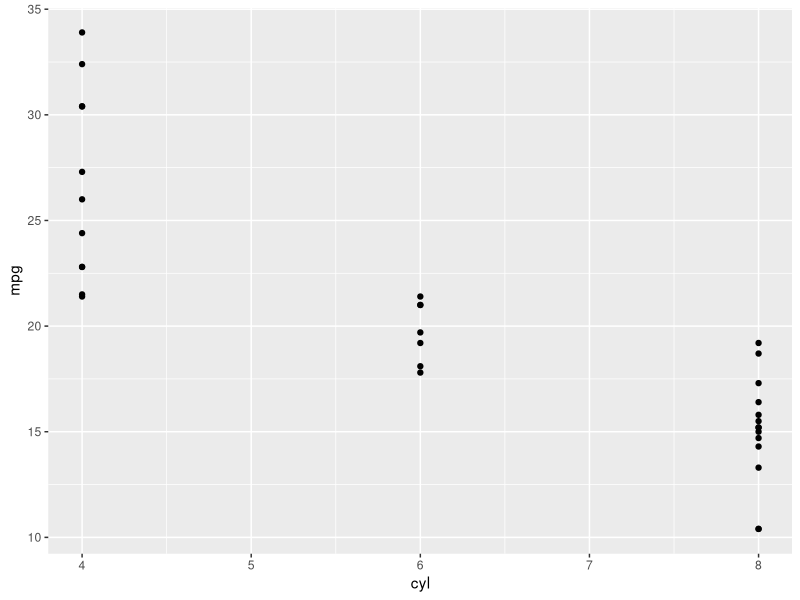
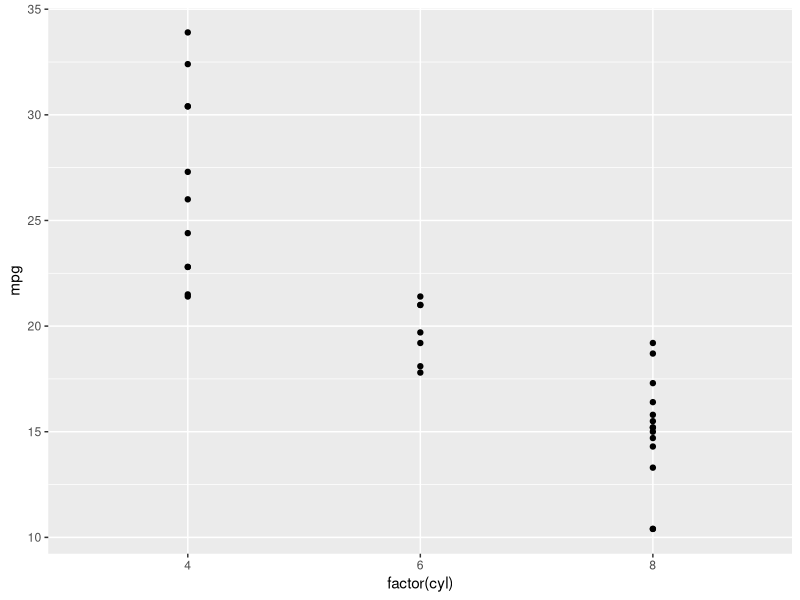
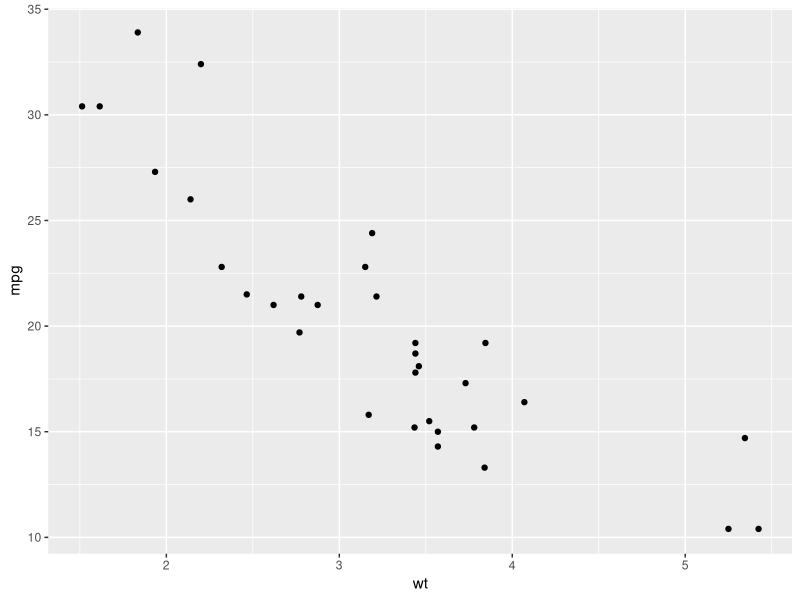
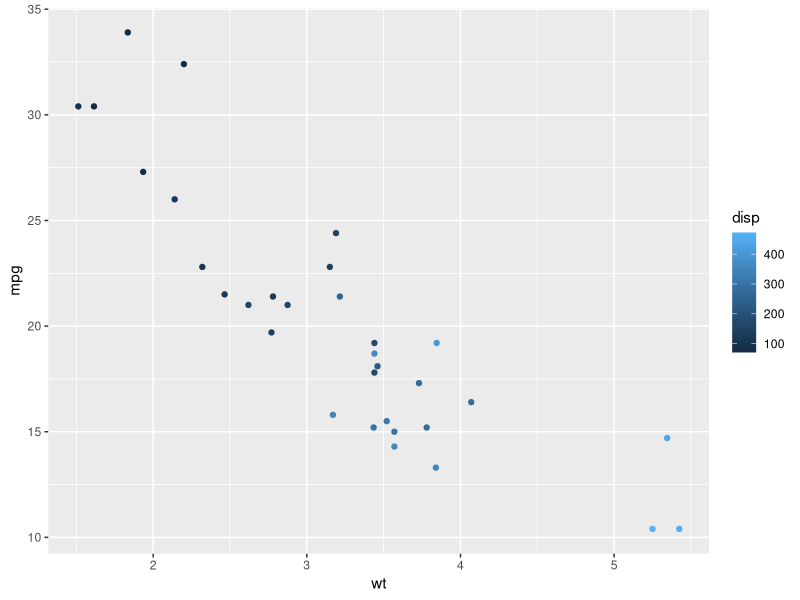
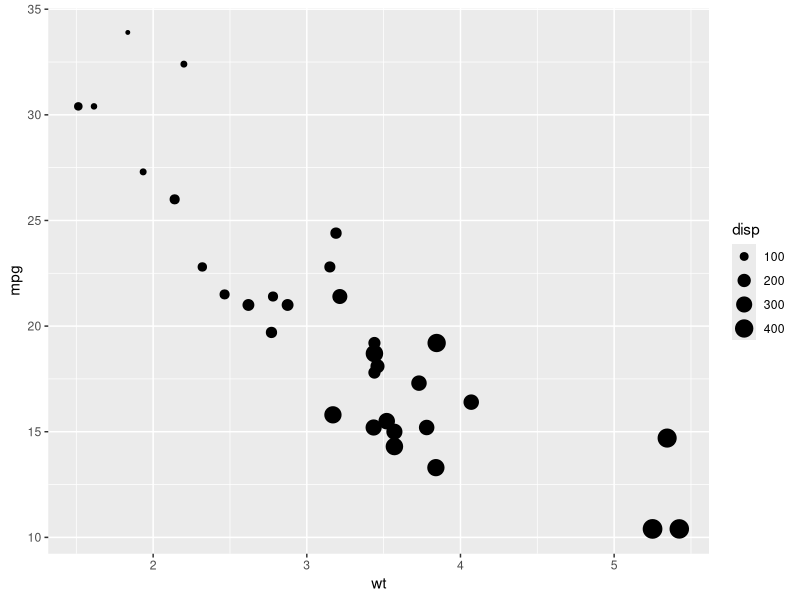

These figures' R source, in order:

# Load the ggplot2 package
library(ggplot2)

# Explore the mtcars data frame with str()
str(mtcars)

# Execute the following command
ggplot(mtcars, aes(x = cyl, y = mpg)) +
      geom_point()




# Load the ggplot2 package
library(ggplot2)

# Change the command below so that cyl is treated as factor
ggplot(mtcars, aes(x = factor(cyl), y = mpg)) +
      geom_point()


# A scatter plot has been made for you
ggplot(mtcars, aes(x = wt, y = mpg)) +
      geom_point()

# Replace ___ with the correct vector
ggplot(mtcars, aes(x = wt, y = mpg, col = disp)) +
      geom_point()

# Replace ___ with the correct vector
ggplot(mtcars, aes(x = wt, y = mpg, size = disp)) +
      geom_point()
